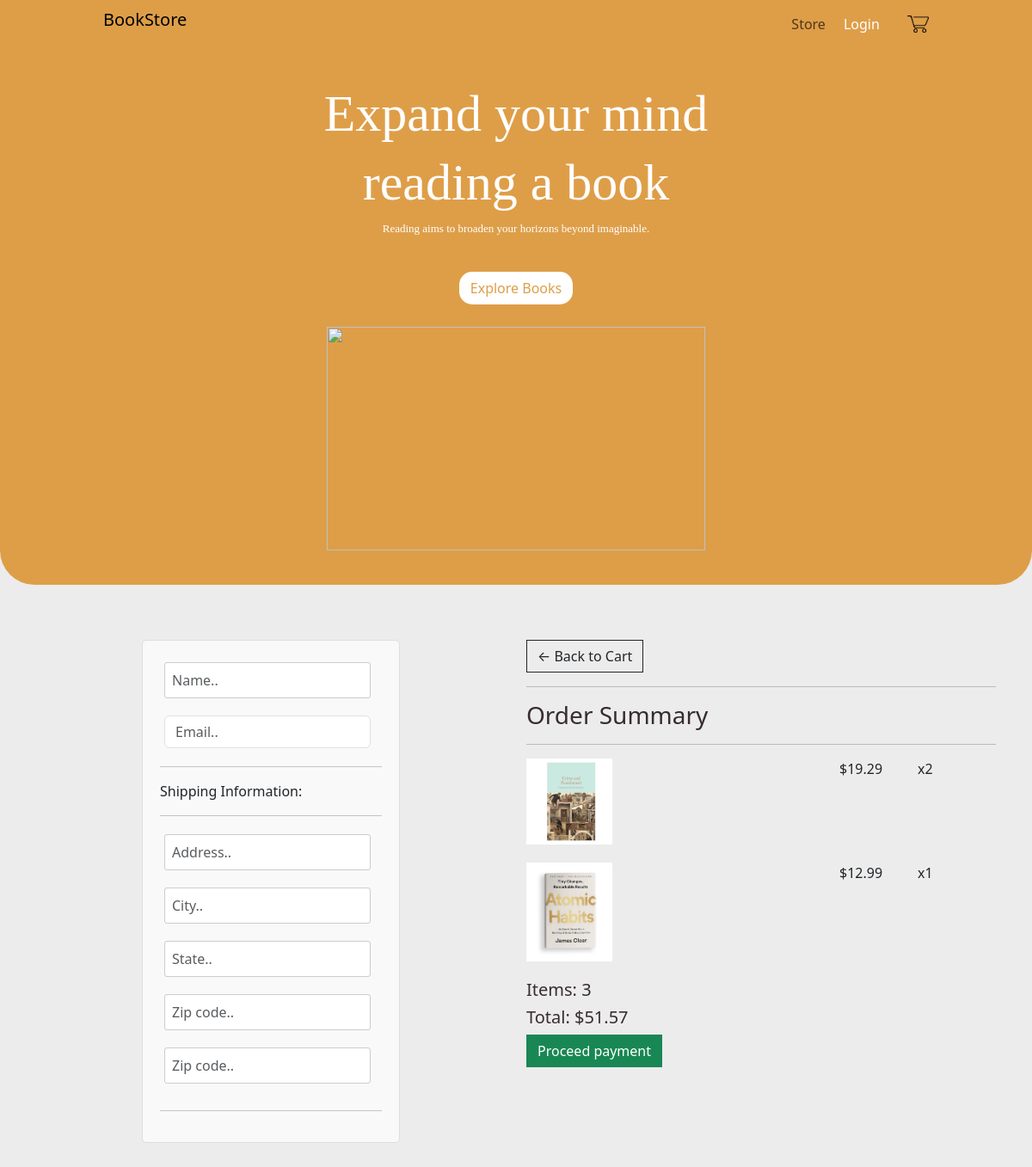
Screenshot of /checkout/ (signed in) with the database file from the repository.
### books/models.py (models this page shows, shortened)
class OrderItem(models.Model):
    product = models.ForeignKey(Book, on_delete=models.SET_NULL, null=True, blank=True)
    order = models.ForeignKey(Order, on_delete=models.SET_NULL, null=True, blank=True)
    quantity = models.IntegerField(default=0, null=True, blank=True)
    date_added = models.DateTimeField(auto_now_add=True)
    @property
    def get_total(self):
        total = self.product.price * self.quantity
        return total

class Book(models.Model):
    id = models.AutoField(primary_key=True)
    title = models.CharField(max_length=200, null=True, unique=True)
    quantity = models.IntegerField()
    description = models.CharField(max_length=500, null=True)
    author = models.ForeignKey(Author, on_delete=models.CASCADE)
    category = models.ForeignKey(Category, on_delete=models.CASCADE)
    price = models.FloatField()
    image = models.ImageField(null=True, blank=True)
    @property
    def image_url(self):
        try:
            url = self.image.url
        except:
            url = ''
        return url

class Order(models.Model):
    customer = models.ForeignKey(Customer, on_delete=models.SET_NULL, null=True, blank=True)
    date_ordered = models.DateTimeField(auto_now_add=True)
    complete = models.BooleanField(default=False, null=True, blank=False)
    transaction_id = models.CharField(max_length=200, null=False)
    @property
    def get_order_total(self):
        orderitems = self.orderitem_set.all()
        total = sum([item.get_total for item in orderitems])
        return total
    @property
    def get_order_quantity(self):
        orderitems = self.orderitem_set.all()
        total = sum([item.quantity for item in orderitems])
        return total

### books/views.py (the view)
# urls.py: path('checkout/', views.checkout, name="checkout"),
def checkout(request):
    context = fill_context(request)
    return render(request, 'store/checkout.html', context)

### books/views.py (called while the page is built)
def fill_context(request):
    if request.user.is_authenticated:
        customer = request.user.customer
        order, created = Order.objects.get_or_create(customer=customer, complete=False)
        items = order.orderitem_set.all()
    else:
        items = []
        order = {'get_order_total': 0, 'get_order_quantity': 0}
    context = {'items': items, 'order': order}
    return context

### books/templates/store/checkout.html (shortened to what this page needs)
{% extends 'store/main.html' %}
{% load static %}
{% block content %}
    <div class="row" style="margin-bottom: 20px">
        <div class="col-lg-6">
            <div class="box-element" id="form-wrapper">
                <form id="form">
                    <div id="user-info">
                        <div class="form-field">
                            <input required class="form-control" type="text" name="name" placeholder="Name..">
                        </div>
                        <div class="form-field">
                            <input required class="form-control" type="email" name="email" placeholder="Email..">
                        </div>
                    </div>
                    <div id="shipping-info">
                        <hr>
                        <p>Shipping Information:</p>
                        <hr>
                        <div class="form-field">
                            <input class="form-control" type="text" name="address" placeholder="Address..">
                        </div>
                        <div class="form-field">
                            <input class="form-control" type="text" name="city" placeholder="City..">
                        </div>
                        <div class="form-field">
                            <input class="form-control" type="text" name="state" placeholder="State..">
                        </div>
                        <div class="form-field">
                            <input class="form-control" type="text" name="zipcode" placeholder="Zip code..">
                        </div>
                        <div class="form-field">
                            <input class="form-control" type="text" name="country" placeholder="Zip code..">
                        </div>
                    </div>
                    <hr>
                </form>
            </div>
            <br>
        </div>
        <div class="col-lg-6">
            <div class="box-element">
                <a class="btn btn-outline-dark" href="{% url 'cart' %}">&#x2190; Back to Cart</a>
                <hr>
                <h3>Order Summary</h3>
                <hr>
                {% for item in items %}
                    <div class="cart-row">
                        <div style="flex:2"><img class="row-image" src="{{ item.product.image_url }}"></div>
                        <div style="flex:2"><p>{{ item.product.name }}</p></div>
                        <div style="flex:1"><p>${{ item.product.price|floatformat:2 }}</p></div>
                        <div style="flex:1"><p>x{{ item.quantity }}</p></div>
                    </div>
                {% endfor %}
                <h5>Items: {{ order.get_order_quantity }}</h5>
                <h5>Total: ${{ order.get_order_total|floatformat:2 }}</h5>
                <a href="{% url 'card' %}" class="btn btn-success">Proceed payment</a>
            </div>
        </div>
    </div>
{% endblock content %}

### bookstore/static/css/main.css (style rules this page uses)
body { background-color: #ececec; }
h1, h2, h3, h4, h5, h6 { color: #372c2e; }
.col-lg-4, .col-lg-6, .col-lg-8, .col-lg-12 { margin-top: 10px; }
.btn { border-radius: 0; }
.row-image { width: 100px; }
.form-field { width: 250px; display: inline-block; padding: 5px; }
.cart-row { display: flex; align-items: flex-stretch; padding-bottom: 10px; margin-bottom: 10px; border-bottom: 1px solid #ececec; }
form { width: 300px; margin: 0 auto; padding: 20px; border: 1px solid #ddd; background-color: #f9f9f9; border-radius: 5px; }
input[type="text"], input[type="date"] { width: 100%; padding: 8px; margin-bottom: 10px; border: 1px solid #ccc; border-radius: 3px; }

### rows the page displays
OrderItem: product.image_url (picture), product.price "19.29", quantity "2"
OrderItem: product.image_url (picture), product.price "12.99", quantity "1"
Order: get_order_quantity "3", get_order_total "51.57"
